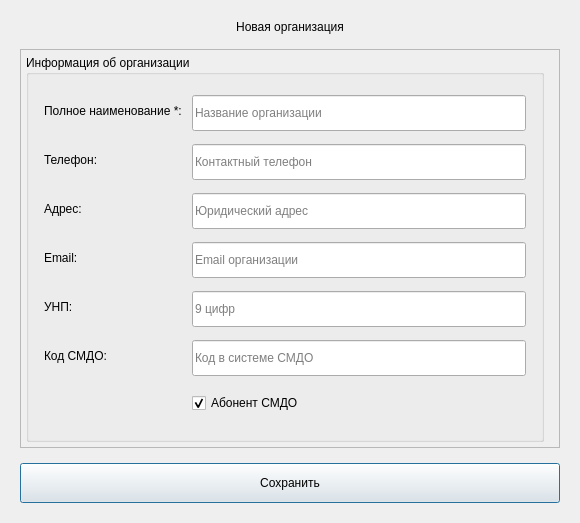
<?xml version="1.0" encoding="UTF-8"?>
<ui version="4.0">
 <class>OrganizationDialog</class>
 <widget class="QDialog" name="OrganizationDialog">
  <property name="geometry">
   <rect>
    <x>0</x>
    <y>0</y>
    <width>580</width>
    <height>523</height>
   </rect>
  </property>
  <property name="minimumSize">
   <size>
    <width>0</width>
    <height>523</height>
   </size>
  </property>
  <property name="maximumSize">
   <size>
    <width>16777215</width>
    <height>523</height>
   </size>
  </property>
  <property name="windowTitle">
   <string>Организация</string>
  </property>
  <property name="styleSheet">
   <string notr="true">QScrollArea &gt; QWidget &gt; QWidget {
    background: transparent;
}
QScrollArea {
 border: none;
 background-color: transparent;
}
QDialog {
    background-color: {BG_DIALOG};
}
QCheckBox {
    color: {TEXT_PRIMARY};
    spacing: 0px;
    font-size: 12px;
    background: transparent;
}

QCheckBox::indicator {
    width: 18px;
    height: 18px;
    image: url({ICON_CHECKBOX_UNCHECKED_PATH});
}

QCheckBox::indicator:checked {
    image: url({ICON_CHECKBOX_CHECKED_PATH});
}

QScrollBar::vertical {
    background: {SCROLLBAR_BG};
    width: 8px;
    border-radius: 4px;
    margin: 0px;
    border: none;
}

QScrollBar::handle:vertical {
    background: {SCROLLBAR_HANDLE};
    border-radius: 4px;
    min-height: 20px;
}

QScrollBar::handle:vertical:hover {
    background: {SCROLLBAR_HANDLE_HOVER};
}

QScrollBar::handle:vertical:pressed {
    background: {SCROLLBAR_HANDLE_PRESSED};
}

QScrollBar::add-line:vertical,
QScrollBar::sub-line:vertical {
    border: none;
    background: none;
    width: 0px;
    height: 0px;
}

QScrollBar::add-page:vertical,
QScrollBar::sub-page:vertical {
    background: none;
}

QScrollBar:horizontal {
    border: none;
    background: {SCROLLBAR_BG};
    height: 8px;
    margin: 0px;
    border-radius: 4px;
}

QScrollBar::handle:horizontal {
    background: {SCROLLBAR_HANDLE};
    border-radius: 4px;
    min-width: 20px;
}

QScrollBar::handle:horizontal:hover {
    background: {SCROLLBAR_HANDLE_HOVER};
}

QScrollBar::handle:horizontal:pressed {
    background: {SCROLLBAR_HANDLE_PRESSED};
}

QScrollBar::add-line:horizontal,
QScrollBar::sub-line:horizontal {
    border: none;
    background: none;
    width: 0px;
    height: 0px;
}

QScrollBar::add-page:horizontal,
QScrollBar::sub-page:horizontal {
    background: none;
}

/* ===== СТИЛИ ДЛЯ QComboBox ===== */
QComboBox {
    border: 1px solid {BORDER_DEFAULT};
    border-radius: 6px;
    padding: 6px;
    padding-right: 30px;
    background-color: {BG_INPUT};
    color: {TEXT_PRIMARY};
    font-size: 13px;
    outline: none;
    min-height: 22px;
}

QComboBox:hover {
    border-color: {ACCENT_PRIMARY};
}

QComboBox:focus {
    border: 2px solid {ACCENT_PRIMARY};
}

QComboBox::drop-down {
    subcontrol-origin: padding;
    subcontrol-position: top right;
    width: 30px;
    border: none;
}

QComboBox::down-arrow {
    image: url({ICON_ARROW_DOWN_PATH});
    width: 16px;
    height: 16px;
    margin-right: 6px;
}

QComboBox QAbstractItemView {
    border-radius: 6px;
    background-color: {BG_CARD};
    color: {TEXT_PRIMARY};
    padding: 4px;
    outline: none;
    border: 1px solid {ACCENT_PRIMARY};
}

QComboBox QAbstractItemView::item {
    padding: 8px;
    color: {TEXT_PRIMARY};
    border: none;
    outline: none;
}

QComboBox QAbstractItemView::item:hover {
    background-color: {ACCENT_SELECTION_BG};
    color: {TEXT_PRIMARY};
}

QComboBox QAbstractItemView::item:selected {
    background-color: {ACCENT_SELECTION_BG};
    color: {TEXT_PRIMARY};
}

/* ===== СТИЛИ ДЛЯ QDateEdit ===== */
QDateEdit {
    border: 1px solid {BORDER_DEFAULT};
    border-radius: 6px;
    padding: 6px;
    padding-right: 30px;
    background-color: {BG_INPUT};
    color: {TEXT_PRIMARY};
    font-size: 13px;
    outline: none;
    min-height: 22px;
}

QDateEdit:hover {
    border-color: {ACCENT_PRIMARY};
}

QDateEdit:focus {
    border: 2px solid {ACCENT_PRIMARY};
}

QDateEdit::drop-down {
    subcontrol-origin: padding;
    subcontrol-position: top right;
    width: 30px;
    border: none;
}

QDateEdit::down-arrow {
    image: url({ICON_CALENDAR_PATH});
    width: 18px;
    height: 18px;
    margin-right: 8px;
}

/* ===== СТИЛИ ДЛЯ QLineEdit ===== */
QLineEdit {
    border: 1px solid {BORDER_DEFAULT};
    border-radius: 6px;
    padding: 6px;
    background-color: {BG_INPUT};
    color: {TEXT_PRIMARY};
    font-size: 13px;
    outline: none;
    min-height: 22px;
}

QLineEdit:hover {
    border-color: {ACCENT_PRIMARY};
}

QLineEdit:focus {
    border: 2px solid {ACCENT_PRIMARY};
}

QLineEdit:disabled {
    background-color: {BG_DIALOG};
    color: {TEXT_SECONDARY};
    border-color: {BORDER_DEFAULT};
}

QLineEdit[readOnly=&quot;true&quot;] {
    background-color: {BG_DIALOG};
    color: {TEXT_SECONDARY};
}

/* ===== СТИЛИ ДЛЯ КАЛЕНДАРЯ QCalendarWidget ===== */
QCalendarWidget {
    background-color: {BG_CARD};
    border-radius: 8px;
    border: 1px solid {ACCENT_PRIMARY};
}

QCalendarWidget QWidget#qt_calendar_navigationbar {
    background-color: {BG_CARD};
    color: {TEXT_PRIMARY};
    border-radius: 8px 8px 0 0;
}

QCalendarWidget QWidget {
    background-color: {BG_CARD};
    color: {TEXT_PRIMARY};
}

QCalendarWidget QToolButton#qt_calendar_prevmonth,
QCalendarWidget QToolButton#qt_calendar_nextmonth {
    background-color: transparent;
    color: {TEXT_PRIMARY};
    border: none;
    border-radius: 4px;
    padding: 4px 8px;
    font-size: 16px;
    font-weight: bold;
}

QCalendarWidget QToolButton#qt_calendar_prevmonth:hover,
QCalendarWidget QToolButton#qt_calendar_nextmonth:hover {
    background-color: {ACCENT_SELECTION_BG};
}

QCalendarWidget QToolButton#qt_calendar_monthbutton,
QCalendarWidget QToolButton#qt_calendar_yearbutton {
    background-color: {BG_CARD};
    color: {TEXT_PRIMARY};
    border: none;
    border-radius: 4px;
    padding: 4px 12px;
    font-weight: bold;
}

QCalendarWidget QToolButton#qt_calendar_monthbutton:hover,
QCalendarWidget QToolButton#qt_calendar_yearbutton:hover {
    background-color: {ACCENT_SELECTION_BG};
}

QCalendarWidget QMenu {
    background-color: {BG_CARD};
    border: 1px solid {ACCENT_PRIMARY};
    border-radius: 6px;
    color: {TEXT_PRIMARY};
}

QCalendarWidget QMenu::item {
    padding: 6px 20px;
    border-radius: 4px;
}

QCalendarWidget QMenu::item:selected {
    background-color: {ACCENT_SELECTION_BG};
    color: {TEXT_PRIMARY};
}

QCalendarWidget QWidget#qt_calendar_weekday {
    color: {TEXT_ON_ACCENT};
    font-weight: bold;
    background-color: {ACCENT_PRIMARY};
    padding: 4px;
}

QCalendarWidget QToolButton#qt_calendar_day {
    border: none;
    border-radius: 4px;
    padding: 4px;
    color: {TEXT_PRIMARY};
    background-color: transparent;
}

QCalendarWidget QToolButton#qt_calendar_day:hover {
    background-color: {ACCENT_SELECTION_BG};
    color: {TEXT_PRIMARY};
}

QCalendarWidget QToolButton#qt_calendar_day:checked {
    background-color: {ACCENT_PRIMARY};
    color: {TEXT_ON_ACCENT};
    border-radius: 4px;
}

QCalendarWidget QToolButton#qt_calendar_day:checked:hover {
    background-color: {ACCENT_HOVER};
}

QCalendarWidget QToolButton#qt_calendar_day:disabled {
    color: {TEXT_DISABLED};
}

QCalendarWidget QToolButton#qt_calendar_day[property=&quot;isToday&quot;] {
    background-color: {ACCENT_DANGER};
    color: {TEXT_ON_ACCENT};
    border-radius: 4px;
}

QCalendarWidget QToolButton#qt_calendar_day[property=&quot;isToday&quot;]:hover {
    background-color: {ACCENT_DANGER_HOVER};
}

QCalendarWidget QToolButton#qt_calendar_day[property=&quot;isToday&quot;]:checked {
    background-color: {ACCENT_PRIMARY};
    color: {TEXT_ON_ACCENT};
}

/* ===== СТИЛИ ДЛЯ КАЛЕНДАРЯ В ПОПАПЕ QDateEdit ===== */
QDateEdit QCalendarWidget {
    background-color: {BG_CARD};
    border-radius: 8px;
    border: 1px solid {ACCENT_PRIMARY};
}

QDateEdit QCalendarWidget QWidget#qt_calendar_navigationbar {
    background-color: {BG_CARD};
    color: {TEXT_PRIMARY};
    border-radius: 8px 8px 0 0;
}

QDateEdit QCalendarWidget QToolButton#qt_calendar_prevmonth,
QDateEdit QCalendarWidget QToolButton#qt_calendar_nextmonth {
    background-color: transparent;
    color: {TEXT_PRIMARY};
    border: none;
    border-radius: 4px;
    padding: 4px 8px;
    font-size: 16px;
    font-weight: bold;
}

QDateEdit QCalendarWidget QToolButton#qt_calendar_prevmonth:hover,
QDateEdit QCalendarWidget QToolButton#qt_calendar_nextmonth:hover {
    background-color: {ACCENT_SELECTION_BG};
}

QDateEdit QCalendarWidget QToolButton#qt_calendar_monthbutton,
QDateEdit QCalendarWidget QToolButton#qt_calendar_yearbutton {
    background-color: {BG_CARD};
    color: {TEXT_PRIMARY};
    border: none;
    border-radius: 4px;
    padding: 4px 12px;
    font-weight: bold;
}

QDateEdit QCalendarWidget QToolButton#qt_calendar_monthbutton:hover,
QDateEdit QCalendarWidget QToolButton#qt_calendar_yearbutton:hover {
    background-color: {ACCENT_SELECTION_BG};
}

QDateEdit QCalendarWidget QWidget#qt_calendar_weekday {
    color: {TEXT_ON_ACCENT};
    font-weight: bold;
    background-color: {ACCENT_PRIMARY};
    padding: 4px;
}

QDateEdit QCalendarWidget QToolButton#qt_calendar_day {
    border: none;
    border-radius: 4px;
    padding: 4px;
    color: {TEXT_PRIMARY};
    background-color: transparent;
}

QDateEdit QCalendarWidget QToolButton#qt_calendar_day:hover {
    background-color: {ACCENT_SELECTION_BG};
    color: {TEXT_PRIMARY};
}

QDateEdit QCalendarWidget QToolButton#qt_calendar_day:checked {
    background-color: {ACCENT_PRIMARY};
    color: {TEXT_ON_ACCENT};
    border-radius: 4px;
}

QDateEdit QCalendarWidget QToolButton#qt_calendar_day:checked:hover {
    background-color: {ACCENT_HOVER};
}

QDateEdit QCalendarWidget QToolButton#qt_calendar_day:disabled {
    color: {TEXT_DISABLED};
}

QDateEdit QCalendarWidget QToolButton#qt_calendar_day[property=&quot;isToday&quot;] {
    background-color: {ACCENT_DANGER};
    color: {TEXT_ON_ACCENT};
    border-radius: 4px;
}

QDateEdit QCalendarWidget QToolButton#qt_calendar_day[property=&quot;isToday&quot;]:hover {
    background-color: {ACCENT_DANGER_HOVER};
}

QDateEdit QCalendarWidget QToolButton#qt_calendar_day[property=&quot;isToday&quot;]:checked {
    background-color: {ACCENT_PRIMARY};
    color: {TEXT_ON_ACCENT};
}

/* ===== СТИЛИ ДЛЯ QGroupBox ===== */
QGroupBox {
    font-weight: bold;
    font-size: 14px;
    border: 1px solid {BORDER_DEFAULT};
    border-radius: 8px;
    margin-top: 10px;
    padding-top: 10px;
    background-color: {BG_CARD};
}
QGroupBox::title {
    subcontrol-origin: margin;
    left: 10px;
    padding: 0 5px 0 5px;
    color: {TEXT_PRIMARY};
}

/* ===== СТИЛИ ДЛЯ QPushButton (Сохранить) ===== */
QPushButton#saveButton {
    background-color: {ACCENT_PRIMARY};
    color: {TEXT_ON_ACCENT};
    border-radius: 8px;
    font-weight: bold;
    font-size: 14px;
    border: none;
}
QPushButton#saveButton:hover {
    background-color: {ACCENT_HOVER};
}
QPushButton#saveButton:pressed {
    background-color: {ACCENT_PRESSED};
}</string>
  </property>
  <layout class="QVBoxLayout" name="mainLayout">
   <property name="spacing">
    <number>15</number>
   </property>
   <property name="leftMargin">
    <number>20</number>
   </property>
   <property name="topMargin">
    <number>20</number>
   </property>
   <property name="rightMargin">
    <number>20</number>
   </property>
   <property name="bottomMargin">
    <number>20</number>
   </property>
   <item>
    <widget class="QLabel" name="titleLabel">
     <property name="styleSheet">
      <string notr="true">font-size: 22px; font-weight: bold; color: {TEXT_PRIMARY}; margin-bottom: 10px;  background-color: transparent;</string>
     </property>
     <property name="text">
      <string>Новая организация</string>
     </property>
     <property name="alignment">
      <set>Qt::AlignmentFlag::AlignCenter</set>
     </property>
    </widget>
   </item>
   <item>
    <widget class="QScrollArea" name="scrollArea">
     <property name="styleSheet">
      <string notr="true">QScrollArea {
 border: none;
 background-color: transparent;
}

QScrollBar::vertical {
    background: {SCROLLBAR_BG};
    width: 8px;
    border-radius: 4px;
    margin: 0px;
    border: none;
}

QScrollBar::handle:vertical {
    background: {SCROLLBAR_HANDLE};
    border-radius: 4px;
    min-height: 20px;
}

QScrollBar::handle:vertical:hover {
    background: {SCROLLBAR_HANDLE_HOVER};
}

QScrollBar::handle:vertical:pressed {
    background: {SCROLLBAR_HANDLE_PRESSED};
}

QScrollBar::add-line:vertical,
QScrollBar::sub-line:vertical {
    border: none;
    background: none;
    width: 0px;
    height: 0px;
}

QScrollBar::add-page:vertical,
QScrollBar::sub-page:vertical {
    background: none;
}

QScrollBar:horizontal {
    border: none;
    background: {SCROLLBAR_BG};
    height: 8px;
    margin: 0px;
    border-radius: 4px;
}

QScrollBar::handle:horizontal {
    background: {SCROLLBAR_HANDLE};
    border-radius: 4px;
    min-width: 20px;
}

QScrollBar::handle:horizontal:hover {
    background: {SCROLLBAR_HANDLE_HOVER};
}

QScrollBar::handle:horizontal:pressed {
    background: {SCROLLBAR_HANDLE_PRESSED};
}

QScrollBar::add-line:horizontal,
QScrollBar::sub-line:horizontal {
    border: none;
    background: none;
    width: 0px;
    height: 0px;
}

QScrollBar::add-page:horizontal,
QScrollBar::sub-page:horizontal {
    background: none;
}</string>
     </property>
     <property name="widgetResizable">
      <bool>true</bool>
     </property>
     <widget class="QWidget" name="scrollContent">
      <property name="geometry">
       <rect>
        <x>0</x>
        <y>0</y>
        <width>540</width>
        <height>373</height>
       </rect>
      </property>
      <layout class="QVBoxLayout" name="scrollLayout">
       <property name="spacing">
        <number>20</number>
       </property>
       <property name="leftMargin">
        <number>5</number>
       </property>
       <property name="topMargin">
        <number>5</number>
       </property>
       <property name="rightMargin">
        <number>15</number>
       </property>
       <property name="bottomMargin">
        <number>5</number>
       </property>
       <item>
        <widget class="QGroupBox" name="organizationInfoGroup">
         <property name="title">
          <string>Информация об организации</string>
         </property>
         <layout class="QGridLayout" name="organizationInfoLayout">
          <property name="leftMargin">
           <number>15</number>
          </property>
          <property name="topMargin">
           <number>15</number>
          </property>
          <property name="rightMargin">
           <number>15</number>
          </property>
          <property name="bottomMargin">
           <number>15</number>
          </property>
          <property name="spacing">
           <number>10</number>
          </property>
          <item row="0" column="0">
           <widget class="QLabel" name="fullNameLabel">
            <property name="styleSheet">
             <string>color: {TEXT_PRIMARY}; font-weight: 500;</string>
            </property>
            <property name="text">
             <string>Полное наименование *:</string>
            </property>
           </widget>
          </item>
          <item row="0" column="1">
           <widget class="QLineEdit" name="fullNameEdit">
            <property name="minimumSize">
             <size>
              <width>0</width>
              <height>36</height>
             </size>
            </property>
            <property name="maximumSize">
             <size>
              <width>16777215</width>
              <height>32</height>
             </size>
            </property>
            <property name="placeholderText">
             <string>Название организации</string>
            </property>
           </widget>
          </item>
          <item row="1" column="0">
           <widget class="QLabel" name="phoneLabel">
            <property name="styleSheet">
             <string>color: {TEXT_PRIMARY}; font-weight: 500;</string>
            </property>
            <property name="text">
             <string>Телефон:</string>
            </property>
           </widget>
          </item>
          <item row="1" column="1">
           <widget class="QLineEdit" name="phoneEdit">
            <property name="minimumSize">
             <size>
              <width>0</width>
              <height>36</height>
             </size>
            </property>
            <property name="maximumSize">
             <size>
              <width>16777215</width>
              <height>32</height>
             </size>
            </property>
            <property name="placeholderText">
             <string>Контактный телефон</string>
            </property>
           </widget>
          </item>
          <item row="2" column="0">
           <widget class="QLabel" name="addressLabel">
            <property name="styleSheet">
             <string>color: {TEXT_PRIMARY}; font-weight: 500;</string>
            </property>
            <property name="text">
             <string>Адрес:</string>
            </property>
           </widget>
          </item>
          <item row="2" column="1">
           <widget class="QLineEdit" name="addressEdit">
            <property name="minimumSize">
             <size>
              <width>0</width>
              <height>36</height>
             </size>
            </property>
            <property name="maximumSize">
             <size>
              <width>16777215</width>
              <height>32</height>
             </size>
            </property>
            <property name="placeholderText">
             <string>Юридический адрес</string>
            </property>
           </widget>
          </item>
          <item row="3" column="0">
           <widget class="QLabel" name="emailLabel">
            <property name="styleSheet">
             <string>color: {TEXT_PRIMARY}; font-weight: 500;</string>
            </property>
            <property name="text">
             <string>Email:</string>
            </property>
           </widget>
          </item>
          <item row="3" column="1">
           <widget class="QLineEdit" name="emailEdit">
            <property name="minimumSize">
             <size>
              <width>0</width>
              <height>36</height>
             </size>
            </property>
            <property name="maximumSize">
             <size>
              <width>16777215</width>
              <height>32</height>
             </size>
            </property>
            <property name="placeholderText">
             <string>Email организации</string>
            </property>
           </widget>
          </item>
          <item row="4" column="0">
           <widget class="QLabel" name="unpLabel">
            <property name="styleSheet">
             <string>color: {TEXT_PRIMARY}; font-weight: 500;</string>
            </property>
            <property name="text">
             <string>УНП:</string>
            </property>
           </widget>
          </item>
          <item row="4" column="1">
           <widget class="QLineEdit" name="unpEdit">
            <property name="minimumSize">
             <size>
              <width>0</width>
              <height>36</height>
             </size>
            </property>
            <property name="maximumSize">
             <size>
              <width>16777215</width>
              <height>32</height>
             </size>
            </property>
            <property name="maxLength">
             <number>9</number>
            </property>
            <property name="placeholderText">
             <string>9 цифр</string>
            </property>
           </widget>
          </item>
          <item row="5" column="0">
           <widget class="QLabel" name="smdoCodeLabel">
            <property name="styleSheet">
             <string>color: {TEXT_PRIMARY}; font-weight: 500;</string>
            </property>
            <property name="text">
             <string>Код СМДО:</string>
            </property>
           </widget>
          </item>
          <item row="5" column="1">
           <widget class="QLineEdit" name="smdoCodeEdit">
            <property name="minimumSize">
             <size>
              <width>0</width>
              <height>36</height>
             </size>
            </property>
            <property name="maximumSize">
             <size>
              <width>16777215</width>
              <height>32</height>
             </size>
            </property>
            <property name="placeholderText">
             <string>Код в системе СМДО</string>
            </property>
           </widget>
          </item>
          <item row="6" column="0" colspan="2">
           <layout class="QHBoxLayout" name="smdoSubscriberLayout">
            <item>
             <spacer name="horizontalSpacer">
              <property name="orientation">
               <enum>Qt::Orientation::Horizontal</enum>
              </property>
              <property name="sizeHint" stdset="0">
               <size>
                <width>40</width>
                <height>20</height>
               </size>
              </property>
             </spacer>
            </item>
            <item>
             <widget class="QCheckBox" name="smdoSubscriberCheckbox">
              <property name="minimumSize">
               <size>
                <width>0</width>
                <height>32</height>
               </size>
              </property>
              <property name="styleSheet">
               <string>spacing: 8px; color: {TEXT_PRIMARY}; font-weight: 500;</string>
              </property>
              <property name="text">
               <string>Абонент СМДО</string>
              </property>
              <property name="checked">
               <bool>true</bool>
              </property>
             </widget>
            </item>
            <item>
             <spacer name="horizontalSpacer_2">
              <property name="orientation">
               <enum>Qt::Orientation::Horizontal</enum>
              </property>
              <property name="sizeType">
               <enum>QSizePolicy::Policy::Fixed</enum>
              </property>
              <property name="sizeHint" stdset="0">
               <size>
                <width>222</width>
                <height>20</height>
               </size>
              </property>
             </spacer>
            </item>
           </layout>
          </item>
         </layout>
        </widget>
       </item>
      </layout>
     </widget>
    </widget>
   </item>
   <item>
    <widget class="QPushButton" name="saveButton">
     <property name="minimumSize">
      <size>
       <width>120</width>
       <height>40</height>
      </size>
     </property>
     <property name="maximumSize">
      <size>
       <width>16777215</width>
       <height>40</height>
      </size>
     </property>
     <property name="cursor">
      <cursorShape>PointingHandCursor</cursorShape>
     </property>
     <property name="styleSheet">
      <string notr="true">QPushButton {
    background-color: {ACCENT_PRIMARY};
    color: {TEXT_ON_ACCENT};
    border-radius: 8px;
    font-weight: bold;
    font-size: 14px;
    border: none;
}
QPushButton:hover {
    background-color: {ACCENT_HOVER};
}
QPushButton:pressed {
    background-color: {ACCENT_PRESSED};
}</string>
     </property>
     <property name="text">
      <string>Сохранить</string>
     </property>
    </widget>
   </item>
  </layout>
 </widget>
 <resources/>
 <connections/>
</ui>
